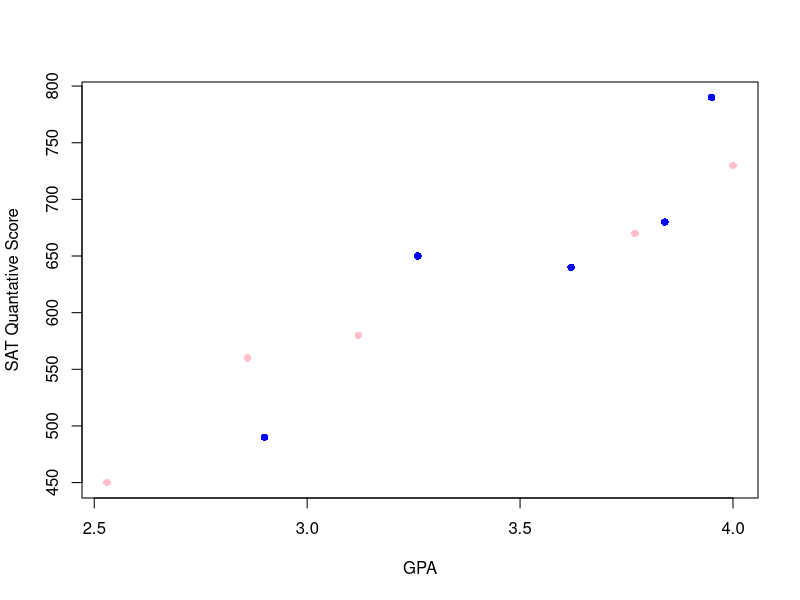

Write R code to recreate this figure.
# Question 1: Vector that stores the GPA values
gpas = c(3.62, 3.84, 3.95, 4.00, 3.12, 2.86, 3.77, 2.53, 3.26, 2.90)

# Question 2: Check and Print the values that are greater than 3.5
above_3.50 = which(gpas > 3.50)
print (above_3.50)

# Question 3: Checking the number of students, the max GPA, and the student with the max GPA
num_students = length(gpas)
cat("The Total Number of Students:", num_students, "\n")

max_gpa = max(gpas)
cat("The Maximum GPA possible is:", max_gpa, "\n")

student_max_gpa = which.max(gpas)
cat("The Student with Maximum GPA value is:", student_max_gpa, "\n")

# Question 4: Finding the average GPA
avg_gpa = mean(gpas)
cat("The Average GPA is:", avg_gpa, "\n")

# Question 5: Creating a vector for the SAT Scores
sat_scores = c(640, 680, 790, 730, 580, 560, 670, 450, 650, 490)

# Question 6: Finding the average SAT Score from the set
avg_sat_score = mean(sat_scores)
cat("The Average SAT Score is:", avg_sat_score, "\n")

# Question 7: Printing out the SAT Scores for the second and third students
print(sat_scores[2:3])

# Question 8: Printing the SAT Scores for students with a GPA more than 3.5
sat_above_3.50 = sat_scores[above_3.50]
print(sat_above_3.50)

# Question 9: Creating the Gender Vector
gender = c(1, 1, 1, 0, 0, 0, 0, 0, 1, 1)

# Question 10: Finding the Proportion of Males
prop_male = mean(gender)
cat("The Proportion of Male Students is:", prop_male, "\n")

# Question 11: Creating a Scatter Plot of the GPA and SAT score with gender based colors
plot(gpas, sat_scores, col = ifelse(gender == 1, 
'blue', 'pink'), pch = 16, xlab = 'GPA', ylab = "SAT Quantative Score")

# Question 12: Calculate the average GPA values for the male and female students
avg_gpa_males = mean(gpas[gender == 1])
cat("The Average GPA for Male Students is:", avg_gpa_males, "\n")

avg_gpa_females = mean(gpas[gender == 0])
cat("The Average GPA for Female Students is:", avg_gpa_females, "\n")

